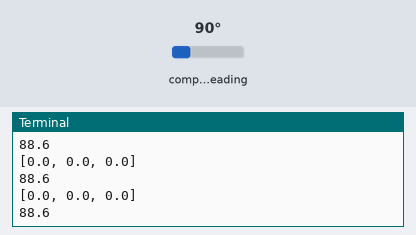
Bench run of a program on a simulated Raspberry Pi (BCM pin numbers) with a GrovePi. Parts: the last lines printed to the terminal. The inputs (shaded band) are chosen by the test bench; at power-on: compass heading 90°.

Above: at 1.2 s.
1.3 s: compass heading set to 269°
At 1.8 s:
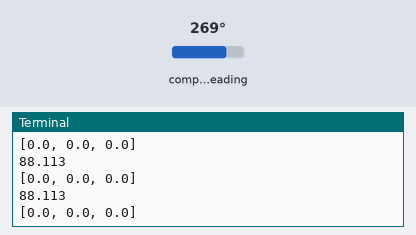
2.8 s: compass heading set to 352°
At 3.7 s:
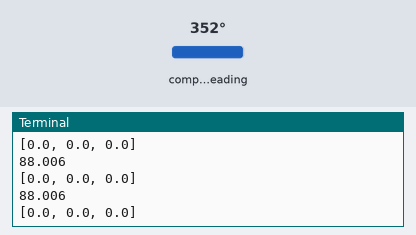
Timing chart, 0 to 5.8 s (numbered marks = the images above; inputs shaded):
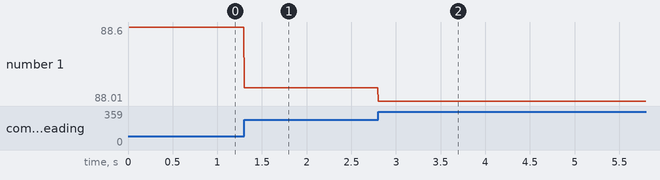

The program:

lsm303d.py
```python
#!/usr/bin/env python
#
# GrovePi Library for using the Grove - 6-Axis Accelerometer&Compass v2.0(http://www.seeedstudio.com/depot/Grove-6Axis-AccelerometerCompass-v20-p-2476.html)
#
# This sensor uses LSM303D chip and the library works in Python for the Raspberry Pi
#
# The GrovePi connects the Raspberry Pi and Grove sensors.  You can learn more about GrovePi here:  http://www.dexterindustries.com/GrovePi
#
# Have a question about this library?  Ask on the forums here:  http://forum.dexterindustries.com/c/grovepi
#

# Released under the MIT license (http://choosealicense.com/licenses/mit/).
# For more information see https://github.com/DexterInd/GrovePi/blob/master/LICENSE

import time,sys
import RPi.GPIO as GPIO
import smbus
import math

# use the bus that matches your raspi version
rev = GPIO.RPI_REVISION
if rev == 2 or rev == 3:
    bus = smbus.SMBus(1)
else:
    bus = smbus.SMBus(0)

class lsm303d:
	# LSM303 Address definitions
	LSM303D_ADDR	= 0x1E  # assuming SA0 grounded

	# LSM303 Register definitions
	TEMP_OUT_L		= 0x05
	TEMP_OUT_H		= 0x06
	STATUS_REG_M	= 0x07
	OUT_X_L_M 		= 0x08
	OUT_X_H_M 		= 0x09
	OUT_Y_L_M 		= 0x0A
	OUT_Y_H_M 		= 0x0B
	OUT_Z_L_M 		= 0x0C
	OUT_Z_H_M 		= 0x0D
	WHO_AM_I		= 0x0F
	INT_CTRL_M		= 0x12
	INT_SRC_M		= 0x13
	INT_THS_L_M		= 0x14
	INT_THS_H_M		= 0x15
	OFFSET_X_L_M	= 0x16
	OFFSET_X_H_M	= 0x17
	OFFSET_Y_L_M	= 0x18
	OFFSET_Y_H_M	= 0x19
	OFFSET_Z_L_M	= 0x1A
	OFFSET_Z_H_M	= 0x1B
	REFERENCE_X 	= 0x1C
	REFERENCE_Y 	= 0x1D
	REFERENCE_Z 	= 0x1E
	CTRL_REG0 		= 0x1F
	CTRL_REG1 		= 0x20
	CTRL_REG2		= 0x21
	CTRL_REG3 		= 0x22
	CTRL_REG4 		= 0x23
	CTRL_REG5 		= 0x24
	CTRL_REG6 		= 0x25
	CTRL_REG7 		= 0x26
	STATUS_REG_A	= 0x27
	OUT_X_L_A 		= 0x28
	OUT_X_H_A 		= 0x29
	OUT_Y_L_A 		= 0x2A
	OUT_Y_H_A 		= 0x2B
	OUT_Z_L_A 		= 0x2C
	OUT_Z_H_A 		= 0x2D
	FIFO_CTRL		= 0x2E
	FIFO_SRC		= 0x2F
	IG_CFG1			= 0x30
	IG_SRC1			= 0x31
	IG_THS1			= 0x32
	IG_DUR1			= 0x33
	IG_CFG2			= 0x34
	IG_SRC2			= 0x35
	IG_THS2			= 0x36
	IG_DUR2			= 0x37
	CLICK_CFG		= 0x38
	CLICK_SRC		= 0x39
	CLICK_THS		= 0x3A
	TIME_LIMIT		= 0x3B
	TIME_LATENCY	= 0x3C
	TIME_WINDOW		= 0x3D
	ACT_THS			= 0x3E
	ACT_DUR			= 0x3F

	MAG_SCALE_2 	= 0x00 #full-scale is +/-2Gauss
	MAG_SCALE_4 	= 0x20 #+/-4Gauss
	MAG_SCALE_8 	= 0x40 #+/-8Gauss
	MAG_SCALE_12 	= 0x60 #+/-12Gauss

	ACCELE_SCALE 	= 2

	X 				= 0
	Y 				= 1
	Z 				= 2

	# Set up the sensor
	def __init__(self,):
		self.write_reg(0x57, self.CTRL_REG1)				# 0x57 = ODR=50hz, all accel axes on
		self.write_reg((3<<6)|(0<<3), self.CTRL_REG2)  	# set full-scale
		self.write_reg(0x00, self.CTRL_REG3)  			# no interrupt
		self.write_reg(0x00, self.CTRL_REG4)  			# no interrupt
		self.write_reg((4<<2), self.CTRL_REG5)  			# 0x10 = mag 50Hz output rate
		self.write_reg(self.MAG_SCALE_2, self.CTRL_REG6)		# magnetic scale = +/-1.3Gauss
		self.write_reg(0x00, self.CTRL_REG7)  			# 0x00 = continouous conversion mode
		time.sleep(.005)

	# get the status of the sensor
	def status(self):
		if self.read_reg(self.WHO_AM_I) !=73:
			return -1
		return 1

	# Write data to a reg on the I2C device
	def write_reg(self,data,reg):
		bus.write_byte_data(self.LSM303D_ADDR, reg, data)

	# Read data from the sensor
	def read_reg(self,reg):
		return bus.read_byte_data(self.LSM303D_ADDR, reg)

	# Check if compass is ready
	def isMagReady(self):
		if self.read_reg(self.STATUS_REG_M)&0x03!=0:
			return 1
		return 0

	# Get raw accelerometer values
	def getAccel(self):
		raw_accel=[0,0,0]
		raw_accel[0]=((self.read_reg(self.OUT_X_H_A)<<8)|self.read_reg(self.OUT_X_L_A))
		raw_accel[1]=((self.read_reg(self.OUT_Y_H_A)<<8)|self.read_reg(self.OUT_Y_L_A))
		raw_accel[2]=((self.read_reg(self.OUT_Z_H_A)<<8)|self.read_reg(self.OUT_Z_L_A))

		#2's compiment
		for i in range(3):
			if raw_accel[i]>32767:
				raw_accel[i]=raw_accel[i]-65536

		return raw_accel

	# Get accelerometer values in g
	def getRealAccel(self):
		realAccel=[0.0,0.0,0.0]
		accel=self.getAccel()
		for i in range(3):
			realAccel[i] = round(accel[i] / math.pow(2, 15) * self.ACCELE_SCALE,3)
		return realAccel

	# Get compass raw values
	def getMag(self):
		raw_mag=[0,0,0]
		raw_mag[0]=(self.read_reg(self.OUT_X_H_M)<<8)|self.read_reg(self.OUT_X_L_M)
		raw_mag[1]=(self.read_reg(self.OUT_Y_H_M)<<8)|self.read_reg(self.OUT_Y_L_M)
		raw_mag[2]=(self.read_reg(self.OUT_Z_H_M)<<8)|self.read_reg(self.OUT_Z_L_M)

		#2's compiment
		for i in range(3):
			if raw_mag[i]>32767:
				raw_mag[i]=raw_mag[i]-65536

		return raw_mag

	# Get heading from the compass
	def getHeading(self):
		magValue=self.getMag()
		heading = 180*math.atan2(magValue[self.Y], magValue[self.X])/math.pi#  // assume pitch, roll are 0

		if (heading <0):
			heading += 360

		return round(heading,3)

	def getTiltHeading(self):
		magValue=self.getMag()
		accelValue=self.getRealAccel()

		X=self.X
		Y=self.Y
		Z=self.Z

		pitch = math.asin(-accelValue[X])

		print(accelValue[Y],pitch,math.cos(pitch),accelValue[Y]/math.cos(pitch),math.asin(accelValue[Y]/math.cos(pitch)))
		roll = math.asin(accelValue[Y]/math.cos(pitch))

		xh = magValue[X] * math.cos(pitch) + magValue[Z] * math.sin(pitch)
		yh = magValue[X] * math.sin(roll) * math.sin(pitch) + magValue[Y] * math.cos(roll) - magValue[Z] * math.sin(roll) * math.cos(pitch)
		zh = -magValue[X] * (roll) * math.sin(pitch) + magValue[Y] * math.sin(roll) + magValue[Z] * math.cos(roll) * math.cos(pitch)
		heading = 180 * math.atan2(yh, xh)/math.pi

		if (yh >= 0):
			return heading
		else:
			return (360 + heading)

if __name__ == "__main__":
	acc_mag=lsm303d()
	while True:
		print(acc_mag.getRealAccel())

		while True:
			if acc_mag.isMagReady():
				break
		print(acc_mag.getHeading())

		# Do not use, math error
		# print acc_mag.getTiltHeading()
```

Measured:
- after the input at 1.3 s, the terminal: prints a new line at once (image 1)
- after the input at 2.8 s, the terminal: prints a new line at once (image 2)
- plotted number 1: 88.6 → 88.11 after the input at 1.3 s, 88.11 → 88.01 after the input at 2.8 s
